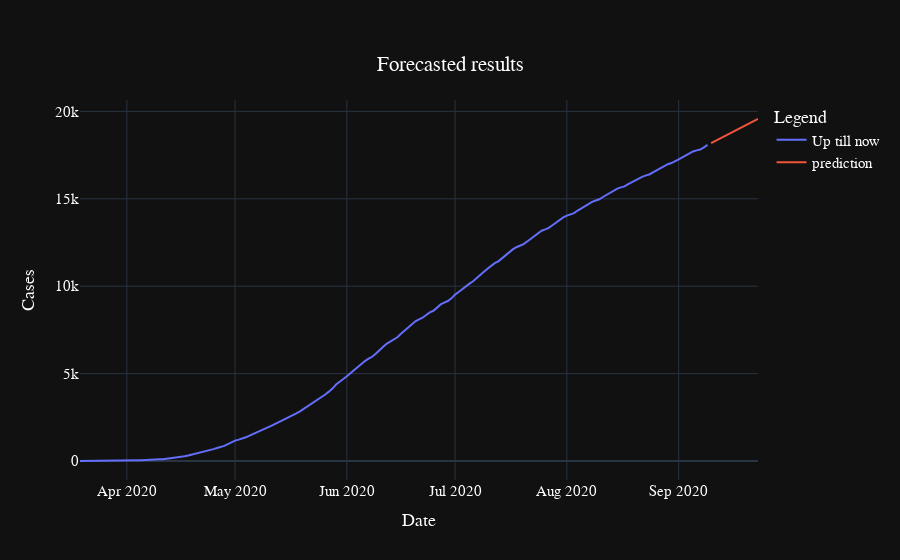

Notebook cell for this chart:
### Code cell
graph.show()

### Figure 1 — Plotly figure (JSON) as saved in the notebook; plotly's stock layout.template omitted (floating-point values rounded to 4 significant figures; data arrays with more than 128 entries replaced by an {"elided": "..."} marker saying what was removed)
{"data": [{"mode": "lines", "name": "Up till now ", "type": "scatter", "x": {"elided": "175 str values"}, "y": {"elided": "175 int values"}}, {"mode": "lines", "name": "prediction", "type": "scatter", "x": ["2020-09-10T00:00:00", "2020-09-11T00:00:00", "2020-09-12T00:00:00", "2020-09-13T00:00:00", "2020-09-14T00:00:00", "2020-09-15T00:00:00", "2020-09-16T00:00:00", "2020-09-17T00:00:00", "2020-09-18T00:00:00", "2020-09-19T00:00:00", "2020-09-20T00:00:00", "2020-09-21T00:00:00", "2020-09-22T00:00:00", "2020-09-23T00:00:00"], "y": [18190.0, 18290.0, 18400.0, 18500.0, 18610.0, 18720.0, 18820.0, 18930.0, 19030.0, 19140.0, 19250.0, 19350.0, 19460.0, 19560.0]}], "layout": {"font": {"color": "white", "family": "Arial", "size": 15}, "legend": {"title": {"text": "Legend "}}, "title": {"text": "Forecasted results", "x": 0.5, "xanchor": "center", "y": 0.9, "yanchor": "top"}, "xaxis": {"title": {"text": "Date"}}, "yaxis": {"title": {"text": "Cases"}}}}
